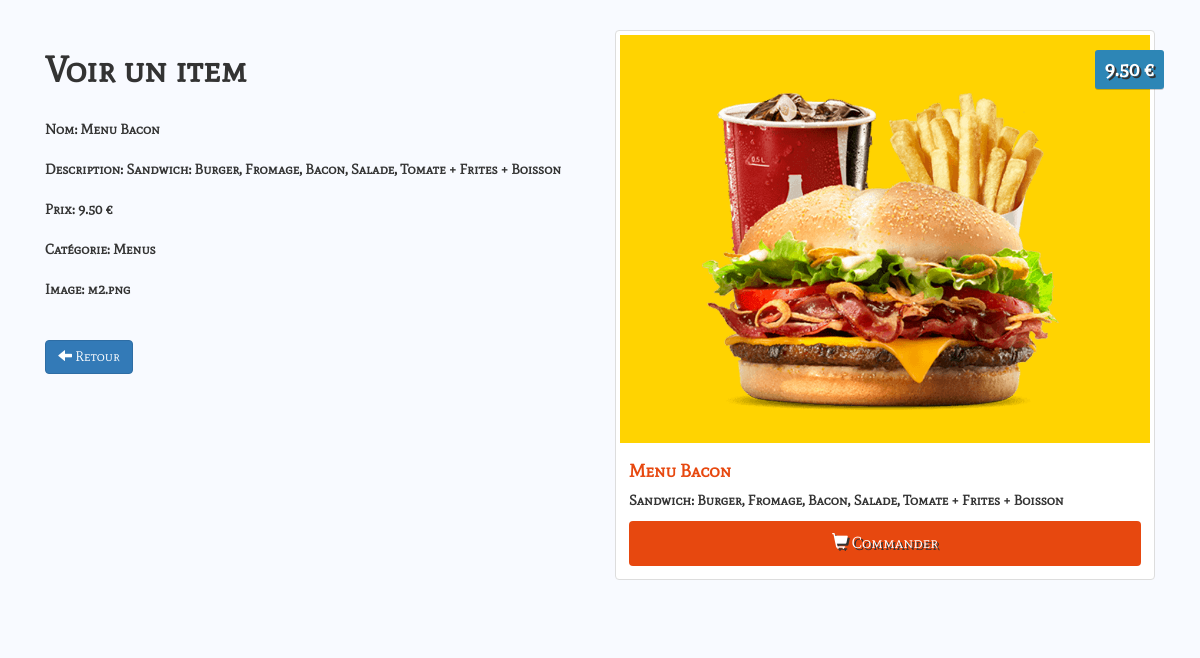
Screenshot of /admin/view.php?id=2 with the database file from the repository.
### tables this page shows
CREATE TABLE IF NOT EXISTS `items` (
  `id` int(11) DEFAULT NULL,
  `name` varchar(33) DEFAULT NULL,
  `description` varchar(300) DEFAULT NULL,
  `price` float DEFAULT NULL,
  `image` varchar(30) DEFAULT NULL,
  `category` int(11) DEFAULT NULL
);

CREATE TABLE IF NOT EXISTS `categories` (
  `id` int(12) DEFAULT NULL,
  `name` varchar(23) DEFAULT NULL
);

### admin/view.php (the view, shortened to what this page needs)
<?php
    if(!empty($_GET['id']))
    {
        $id = checkInput($_GET['id']);
    }
    $db = Database::connect();
    $statement = $db->prepare("SELECT items.id, items.name, items.description, items.price, items.image, categories.name AS category FROM items LEFT JOIN categories ON items.category = categories.id WHERE items.id = ?");
    $statement->execute(array($id));
    $item = $statement->fetch();
    function checkInput($data)
    {
      $data = trim($data);
      $data = stripslashes($data);
      $data = htmlspecialchars($data);
      return $data;
    }
?>
<!DOCTYPE html>
<html>
    <head>
        <link rel="stylesheet" href="https://maxcdn.bootstrapcdn.com/bootstrap/3.3.6/css/bootstrap.min.css">
        <link rel="stylesheet" href="../css/styles.css">
    </head>
    <body>
         <div class="container admin">
            <div class="row">
               <div class="col-sm-6">
                    <h1><strong>Voir un item</strong></h1>
                    <br>
                    <form>
                      <div class="form-group">
                        <label>Nom:</label><?php echo '  '.$item['name'];?>
                      </div>
                      <div class="form-group">
                        <label>Description:</label><?php echo '  '.$item['description'];?>
                      </div>
                      <div class="form-group">
                        <label>Prix:</label><?php echo '  '.number_format((float)$item['price'], 2, '.', ''). ' €';?>
                      </div>
                      <div class="form-group">
                        <label>Catégorie:</label><?php echo '  '.$item['category'];?>
                      </div>
                      <div class="form-group">
                        <label>Image:</label><?php echo '  '.$item['image'];?>
                      </div>
                    </form>
                    <br>
                    <div class="form-actions">
                      <a class="btn btn-primary" href="index.php"><span class="glyphicon glyphicon-arrow-left"></span> Retour</a>
                    </div>
                </div>
                <div class="col-sm-6 site">
                    <div class="thumbnail">
                        <img src="<?php echo '../images/'.$item['image'];?>" alt="...">
                        <div class="price"><?php echo number_format((float)$item['price'], 2, '.', ''). ' €';?></div>
                          <div class="caption">
                            <h4><?php echo $item['name'];?></h4>
                            <p><?php echo $item['description'];?></p>
                            <a href="#" class="btn btn-order" role="button"><span class="glyphicon glyphicon-shopping-cart"></span> Commander</a>
                          </div>
                    </div>
                </div>
            </div>
        </div>
    </body>
</html>

### css/styles.css (style rules this page uses)
* { box-sizing: border-box; transition: ease all .3s; user-select: none; padding: 0; margin: 0; scroll-behavior: smooth; }
body { background-color: #fff; }
.site { font-family: 'MateSC-Regular', sans-serif; font-weight: bolder; }
.thumbnail img { background: #ffd301; }
.price { background: #2d86b6; box-shadow: 0 1px rgba(0,0,0,0.2); -moz-box-shadow: 0 1px rgba(0,0,0,0.2); -webkit-box-shadow: 0 1px rgba(0,0,0,0.2); color: #fff; text-shadow: 2px 2px #333; position: absolute; right: 6px; top: 20px; padding: 5px 10px; font-size: 20px; border-radius: 3px; }
.caption > h4 { color: #e7480f; font-weight: bolder; font-size: 18px; }
.btn-order { width: 100%; padding: 10px; font-size: 16px; color: #fff; background-color: #e7480f; text-decoration: none; text-shadow: 2px 2px #333; }
.admin { padding: 30px; border-radius: 10px; font-family: 'MateSC-Regular', sans-serif; font-weight: bolder; }

### admin/view.php (style rules this page uses)
body { background-color: #f8faff; }

### rows the page displays
items: name "Menu Bacon", description "Sandwich: Burger, Fromage, Bacon, Salade, Tomate + Frites + Boisson", price "9.50", categories.name "Menus", image "m2.png", image (picture)
